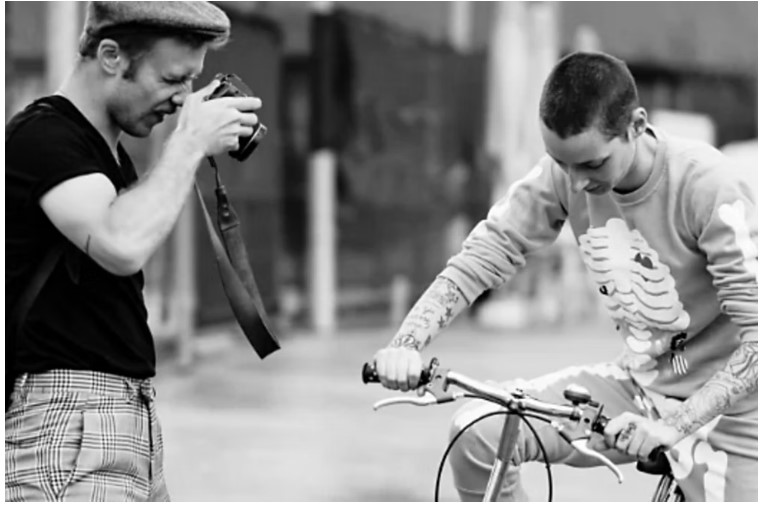
#> input picture Guia 5/practica de graficos/ejersicios/imagenbn.jpg, 769 x 508 px, found by its file name
$ python 'reflejar de forma horizontal.py'
#> lines starting #> are read from the running program, lines starting #| are printed output that depends on the picture
"""
Created on Fri Jun  7 02:46:19 2024

@author: lovito99
"""
from skimage import io
import numpy as np
import matplotlib.pyplot as plt

def ImengenReflejada(image):
    # Rotar la imagen 90 grados en sentido antihorario
    return np.rot90(image)

def RotarImagen(image):
    # Rotar la imagen 90 grados en sentido horario
    return np.rot90(image, k=3)

# Leer una imagen a color
Imagen = io.imread(r'C:\Users\lovito99\Desktop\Guia 5\practica de graficos\ejersicios\imagenbn.jpg')
#> Imagen is the input picture: shape (508, 769, 3); min 0, max 255, mean 136.9

# Rotar la imagen 90 grados
Rotar = ImengenReflejada(Imagen)
#> in ImengenReflejada, `return np.rot90(image)`:
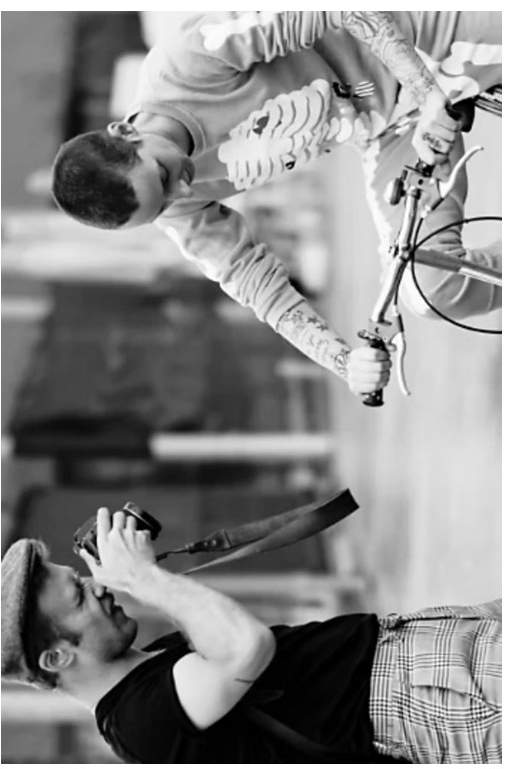
#> returned value: shape (769, 508, 3); min 0, max 255, mean 136.9
# Para rotar 90 grados en sentido horario, usa la siguiente línea en su lugar:

# Visualizar la imagen original y la imagen rotada
fig, axes = plt.subplots(1, 2, figsize=(10, 5))
axes[0].imshow(Imagen)
axes[0].set_title('Imagen Original')
axes[1].imshow(Rotar)
axes[1].set_title('Imagen Rotada verticalmente')
plt.show()
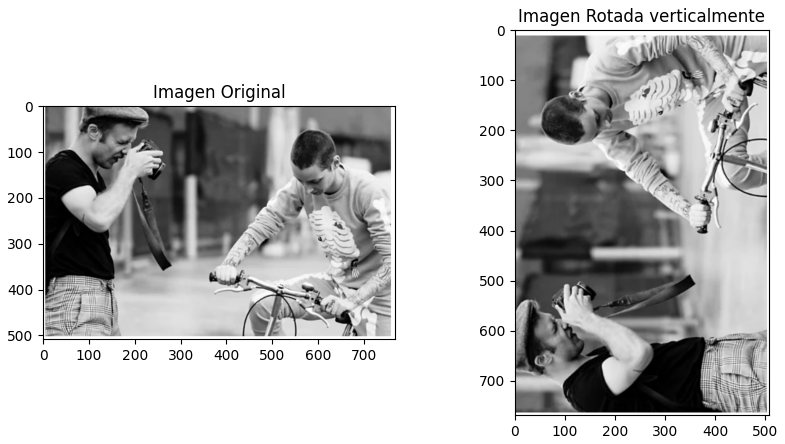
#> figure drawn by matplotlib, 2 panels

$ run again, with Guia 5/practica de graficos/ejersicios/descarga.jpg copied over Guia 5/practica de graficos/ejersicios/imagenbn.jpg
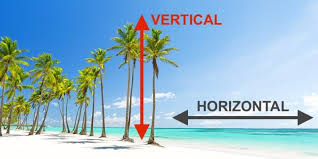
#> input picture Guia 5/practica de graficos/ejersicios/descarga.jpg, 318 x 159 px, found by its file name
#> Imagen is the input picture: shape (159, 318, 3); mean R, G, B 149.7, 184.6, 203.3
#> in ImengenReflejada, `return np.rot90(image)`:
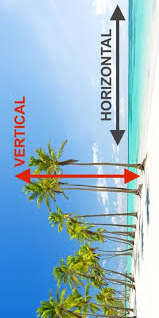
#> returned value: shape (318, 159, 3); mean of channels 0, 1, 2 149.7, 184.6, 203.3; drawn as R, G, B
#> `plt.show()`:
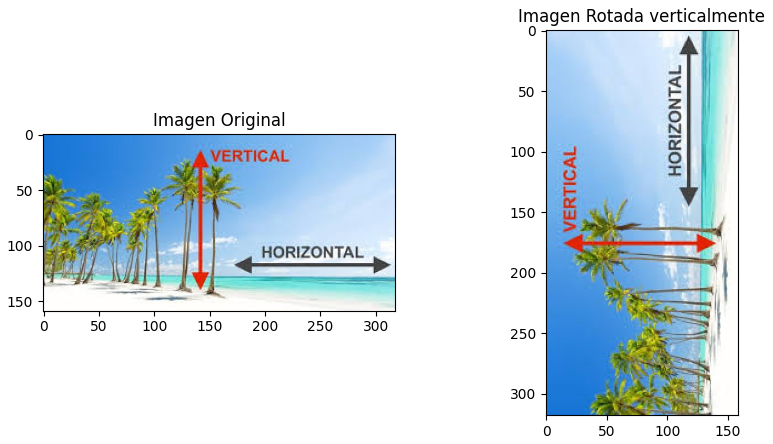
#> figure drawn by matplotlib, 2 panels
